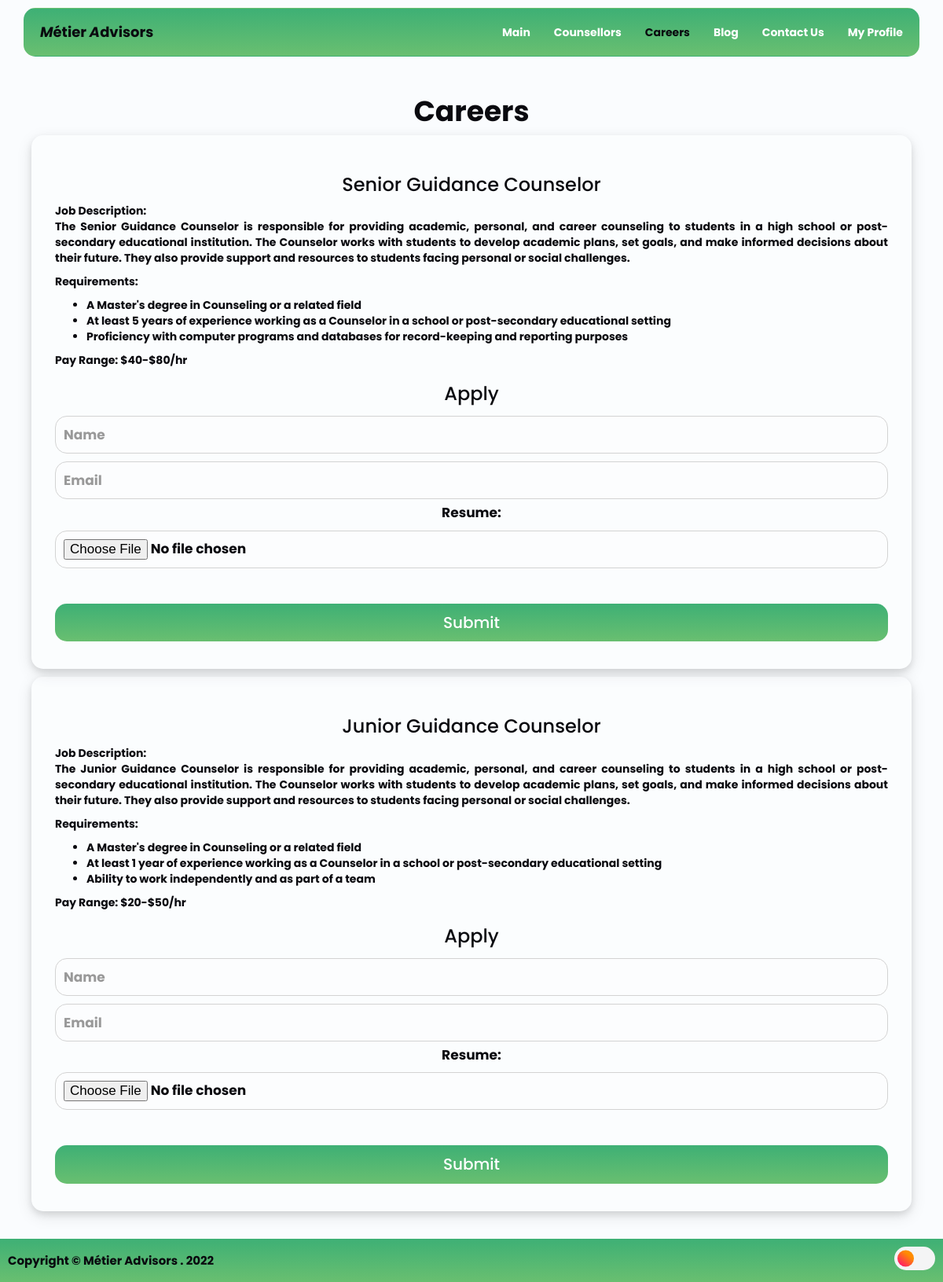
Page /Careers.php on the committed database.
### tables this page shows
CREATE TABLE `jobs` (
  `job_id` int(11) NOT NULL,
  `job_title` varchar(255) NOT NULL,
  `job_description` text NOT NULL,
  `requirements` text NOT NULL,
  `pay_range` varchar(255) NOT NULL
);

### career-connection.php (the view, shortened to what this page needs)
<?php
$host = "localhost";
$username = "root";
$password = "";
$dbname = "metier-advisors";
$conn = new mysqli($host, $username, $password, $dbname);
$sql = "SELECT job_title, job_description, requirements, pay_range FROM jobs";
$result = $conn->query($sql);
if ($result) {
    while ($row = $result->fetch_assoc()) {
        $job_title = $row['job_title'];
        $job_description = $row['job_description'];
        $requirements = $row['requirements'];
        $pay_range = $row['pay_range'];
        $lines = explode("\n", $requirements);
        echo "<div class='card-2'>";
        echo "<h3>$job_title</h3>";
        echo "<p>Job Description:<br>$job_description</p>";
        echo "<p>Requirements:</p>";
        echo "<ul>";
        foreach ($lines as $line) {
            echo "<li>$line</li>";
        }
        echo "</ul>";
        echo "<p>Pay Range: $pay_range</p>";
        echo "<h3>Apply</h3>";
        echo '<form action="process-form.php" method="post" enctype="multipart/form-data">';
        echo '<input type="text" id="name" name="name" placeholder="Name" required><br>';
        echo '<input type="email" id="email" name="email" placeholder="Email" required><br>';
        echo '<label for="resume" style="font-size: 17px;">Resume:</label><br>';
        echo '<input type="file" id="resume" name="resume" required><br>';
        echo '<input id="standard-button" type="submit" value="Submit">';
        echo '</form>';
        echo "</div>";
    }
} else {
    echo "Error: " . $sql . "<br>" . $conn->error;
}
?>

### Careers.php (shortened to what this page needs)
<!DOCTYPE html>
<html lang="en">
<head>
    <link rel="stylesheet" href="https://maxcdn.bootstrapcdn.com/bootstrap/3.4.1/css/bootstrap.min.css">
    <link rel="stylesheet" href="Template.css">
    <link rel="stylesheet" href="Dark-Template.css">
</head>
<body>
    <div class="header">
        <div class="container">
            <nav class="navbar navbar" role="navigation">
                <div class="navbar-header">
                    <a href="Main.html" class="navbar-brand scroll-top"><em>M</em>étier <em>A</em>dvisors</a>
                </div>
                <div id="main-nav" class="collapse navbar-collapse">
                    <ul class="nav navbar-nav navbar-right">
                        <li><a href="Main.html" class="scroll-link" data-id="Main">Main</a></li>
                        <li><a href="Counsellors.php" class="scroll-link" data-id="Counsellors">Counsellors</a></li>
                        <li><a href="Careers.php" class="scroll-top">Careers</a></li>
                        <li><a href="Blog.php" class="scroll-link" data-id="Blog">Blog</a></li>
                        <li><a href="Contact.php" class="scroll-link" data-id="Contact">Contact Us</a></li>
                        <li><a href="login.php" class="scroll-link" data-id="Profile">My Profile</a></li>
                    </ul>
                </div>
            </nav>
        </div>
    </div>
    <div class="container">
        <div class="card-1">
            <h1>Careers</h1>
        </div>
        <?php include 'career-connection.php'; ?>
    </div>
    <div class="free">
        <br>
    </div>
    <div class="footer-bottom">
        Copyright &copy; Métier Advisors . 2022
        <label class="switch">
            <span class="slider"></span>
        </label>
    </div>
</body>
</html>

### Template.css (style rules this page uses)
body { margin: 0; font-family: 'Poppins', sans-serif; background-color: #fafcfe; color: #0a0a0f; font-weight: bold; }
.header { margin: 10px; }
.navbar { background-image: linear-gradient(180deg, #3eb075, #69bf70); border-radius: 15px; padding: 5px; }
.navbar-brand { background-color: none; color: #f6f8fc; }
.scroll-link { color: #ffffff; }
.scroll-top { color: #0a0a0f; }
h1 { text-align: center; font-weight: bold; }
p { text-align: justify; }
.card-1 { background: none; color: #0a0a0f; border-radius: 15px; margin: 10px; }
.card-2 { margin: 10px; background: rgba(255, 255, 255, 0.15); color: #0a0a0f; border-radius: 15px; text-align: center; padding: 30px; box-shadow: 0 4px 8px 0 rgba(0, 0, 0, 0.1), 0 6px 20px 0 rgba(0, 0, 0, 0.1); }
.card-2 li { text-align: left; }
.card-2 input, textarea { background: rgba(255, 255, 255, 0.15); color: #0a0a0f; border-radius: 15px; margin: 5px auto; outline: none; border: 1px solid lightgrey; padding: 10px 10px; font-size: 17px; cursor: pointer; width: 100%; height: 100%; }
.card-2 input::placeholder, textarea::placeholder { color: #999; transition: all 0.3s ease; }
#standard-button { background-image: linear-gradient(180deg, #3eb075, #69bf70); color: white; border: none; border-radius: 15px; font-size: 20px; font-weight: 500; margin-top: 20px; cursor: pointer; }
.footer-bottom { position: fixed; bottom: 0; width: 100%; padding: 10px; background: linear-gradient(180deg, #3eb075, #69bf70); font-size: 15px; display: flex; align-items: center; justify-content: space-between; }
.free { margin: 30px; }

### Dark-Template.css (style rules this page uses)
.switch { --width-of-switch: 3.5em; --height-of-switch: 2em; --size-of-icon: 1.4em; --slider-offset: 0.3em; position: relative; width: var(--width-of-switch); height: var(--height-of-switch); }
.slider { position: absolute; cursor: pointer; top: 0; left: 0; right: 0; bottom: 0; background-color: #f4f4f5; transition: .4s; border-radius: 30px; }
.slider:before { position: absolute; content: ""; height: var(--size-of-icon,1.4em); width: var(--size-of-icon,1.4em); border-radius: 20px; left: var(--slider-offset,0.3em); top: 50%; transform: translateY(-50%); background: linear-gradient(40deg,#ff0080,#ff8c00 70%); ; transition: .4s; }

### rows in the picture
jobs: job_title "Senior Guidance Counselor", job_description "The Senior Guidance Counselor is responsible for providing academic, personal, and career counseling to students in a high school or post-secondary educational institution. The Counselor works with students to develop academic plans, set goals, and make informed decisions about their future. They also provide support and resources to students facing personal or social challenges.", requirements "A Master's degree in Counseling or a related field", requirements "At least 5 years of experience working as a Counselor in a school or post-secondary educational setting", requirements "Proficiency with computer programs and databases for record-keeping and reporting purposes", pay_range "$40-$80/hr"
jobs: job_title "Junior Guidance Counselor", job_description "The Junior Guidance Counselor is responsible for providing academic, personal, and career counseling to students in a high school or post-secondary educational institution. The Counselor works with students to develop academic plans, set goals, and make informed decisions about their future. They also provide support and resources to students facing personal or social challenges.", requirements "A Master's degree in Counseling or a related field", requirements "At least 1 year of experience working as a Counselor in a school or post-secondary educational setting", requirements "Ability to work independently and as part of a team", pay_range "$20-$50/hr"
